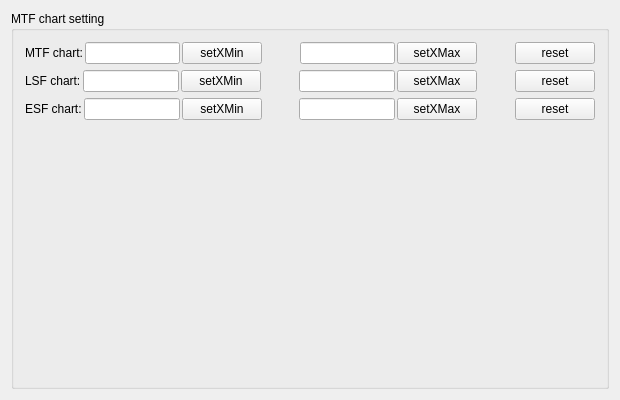
<?xml version="1.0" encoding="UTF-8"?>
<ui version="4.0">
 <class>MTFSettingClass</class>
 <widget class="QWidget" name="MTFSettingClass">
  <property name="geometry">
   <rect>
    <x>0</x>
    <y>0</y>
    <width>620</width>
    <height>400</height>
   </rect>
  </property>
  <property name="windowTitle">
   <string>MTFSetting</string>
  </property>
  <layout class="QVBoxLayout" name="verticalLayout">
   <item>
    <widget class="QGroupBox" name="groupBox">
     <property name="title">
      <string>MTF chart setting</string>
     </property>
     <layout class="QVBoxLayout" name="verticalLayout_2">
      <item>
       <layout class="QHBoxLayout" name="horizontalLayout" stretch="0,0,0,0,0,0,0,0">
        <property name="spacing">
         <number>2</number>
        </property>
        <item>
         <widget class="QLabel" name="label">
          <property name="maximumSize">
           <size>
            <width>80</width>
            <height>16777215</height>
           </size>
          </property>
          <property name="text">
           <string>MTF chart:</string>
          </property>
         </widget>
        </item>
        <item>
         <widget class="QLineEdit" name="MTFMinInput">
          <property name="maximumSize">
           <size>
            <width>100</width>
            <height>16777215</height>
           </size>
          </property>
         </widget>
        </item>
        <item>
         <widget class="QPushButton" name="setMTFMin">
          <property name="maximumSize">
           <size>
            <width>80</width>
            <height>16777215</height>
           </size>
          </property>
          <property name="text">
           <string>setXMin</string>
          </property>
         </widget>
        </item>
        <item>
         <spacer name="horizontalSpacer">
          <property name="orientation">
           <enum>Qt::Horizontal</enum>
          </property>
          <property name="sizeHint" stdset="0">
           <size>
            <width>40</width>
            <height>20</height>
           </size>
          </property>
         </spacer>
        </item>
        <item>
         <widget class="QLineEdit" name="MTFMaxInput">
          <property name="maximumSize">
           <size>
            <width>100</width>
            <height>16777215</height>
           </size>
          </property>
         </widget>
        </item>
        <item>
         <widget class="QPushButton" name="setMTFMax">
          <property name="maximumSize">
           <size>
            <width>80</width>
            <height>16777215</height>
           </size>
          </property>
          <property name="text">
           <string>setXMax</string>
          </property>
         </widget>
        </item>
        <item>
         <spacer name="horizontalSpacer_2">
          <property name="orientation">
           <enum>Qt::Horizontal</enum>
          </property>
          <property name="sizeHint" stdset="0">
           <size>
            <width>40</width>
            <height>20</height>
           </size>
          </property>
         </spacer>
        </item>
        <item>
         <widget class="QPushButton" name="resetMTF">
          <property name="maximumSize">
           <size>
            <width>80</width>
            <height>16777215</height>
           </size>
          </property>
          <property name="text">
           <string>reset</string>
          </property>
         </widget>
        </item>
       </layout>
      </item>
      <item>
       <layout class="QHBoxLayout" name="horizontalLayout_2">
        <property name="spacing">
         <number>2</number>
        </property>
        <item>
         <widget class="QLabel" name="label_2">
          <property name="maximumSize">
           <size>
            <width>80</width>
            <height>16777215</height>
           </size>
          </property>
          <property name="text">
           <string>LSF chart:</string>
          </property>
         </widget>
        </item>
        <item>
         <widget class="QLineEdit" name="LSFMinInput">
          <property name="maximumSize">
           <size>
            <width>100</width>
            <height>16777215</height>
           </size>
          </property>
         </widget>
        </item>
        <item>
         <widget class="QPushButton" name="setLSFMin">
          <property name="maximumSize">
           <size>
            <width>80</width>
            <height>16777215</height>
           </size>
          </property>
          <property name="text">
           <string>setXMin</string>
          </property>
         </widget>
        </item>
        <item>
         <spacer name="horizontalSpacer_3">
          <property name="orientation">
           <enum>Qt::Horizontal</enum>
          </property>
          <property name="sizeHint" stdset="0">
           <size>
            <width>40</width>
            <height>20</height>
           </size>
          </property>
         </spacer>
        </item>
        <item>
         <widget class="QLineEdit" name="LSFMaxInput">
          <property name="maximumSize">
           <size>
            <width>100</width>
            <height>16777215</height>
           </size>
          </property>
         </widget>
        </item>
        <item>
         <widget class="QPushButton" name="setLSFMax">
          <property name="maximumSize">
           <size>
            <width>80</width>
            <height>16777215</height>
           </size>
          </property>
          <property name="text">
           <string>setXMax</string>
          </property>
         </widget>
        </item>
        <item>
         <spacer name="horizontalSpacer_4">
          <property name="orientation">
           <enum>Qt::Horizontal</enum>
          </property>
          <property name="sizeHint" stdset="0">
           <size>
            <width>40</width>
            <height>20</height>
           </size>
          </property>
         </spacer>
        </item>
        <item>
         <widget class="QPushButton" name="resetLSF">
          <property name="maximumSize">
           <size>
            <width>80</width>
            <height>16777215</height>
           </size>
          </property>
          <property name="text">
           <string>reset</string>
          </property>
         </widget>
        </item>
       </layout>
      </item>
      <item>
       <layout class="QHBoxLayout" name="horizontalLayout_3">
        <property name="spacing">
         <number>2</number>
        </property>
        <item>
         <widget class="QLabel" name="label_3">
          <property name="maximumSize">
           <size>
            <width>80</width>
            <height>16777215</height>
           </size>
          </property>
          <property name="text">
           <string>ESF chart:</string>
          </property>
         </widget>
        </item>
        <item>
         <widget class="QLineEdit" name="ESFMinInput_2">
          <property name="maximumSize">
           <size>
            <width>100</width>
            <height>16777215</height>
           </size>
          </property>
         </widget>
        </item>
        <item>
         <widget class="QPushButton" name="setESFMin">
          <property name="maximumSize">
           <size>
            <width>80</width>
            <height>16777215</height>
           </size>
          </property>
          <property name="text">
           <string>setXMin</string>
          </property>
         </widget>
        </item>
        <item>
         <spacer name="horizontalSpacer_5">
          <property name="orientation">
           <enum>Qt::Horizontal</enum>
          </property>
          <property name="sizeHint" stdset="0">
           <size>
            <width>40</width>
            <height>20</height>
           </size>
          </property>
         </spacer>
        </item>
        <item>
         <widget class="QLineEdit" name="ESFMaxInput">
          <property name="maximumSize">
           <size>
            <width>100</width>
            <height>16777215</height>
           </size>
          </property>
         </widget>
        </item>
        <item>
         <widget class="QPushButton" name="setESFMax">
          <property name="maximumSize">
           <size>
            <width>80</width>
            <height>16777215</height>
           </size>
          </property>
          <property name="text">
           <string>setXMax</string>
          </property>
         </widget>
        </item>
        <item>
         <spacer name="horizontalSpacer_6">
          <property name="orientation">
           <enum>Qt::Horizontal</enum>
          </property>
          <property name="sizeHint" stdset="0">
           <size>
            <width>40</width>
            <height>20</height>
           </size>
          </property>
         </spacer>
        </item>
        <item>
         <widget class="QPushButton" name="resetESF">
          <property name="maximumSize">
           <size>
            <width>80</width>
            <height>16777215</height>
           </size>
          </property>
          <property name="text">
           <string>reset</string>
          </property>
         </widget>
        </item>
       </layout>
      </item>
      <item>
       <spacer name="verticalSpacer">
        <property name="orientation">
         <enum>Qt::Vertical</enum>
        </property>
        <property name="sizeHint" stdset="0">
         <size>
          <width>20</width>
          <height>40</height>
         </size>
        </property>
       </spacer>
      </item>
     </layout>
    </widget>
   </item>
  </layout>
 </widget>
 <layoutdefault spacing="6" margin="11"/>
 <resources/>
 <connections/>
</ui>
